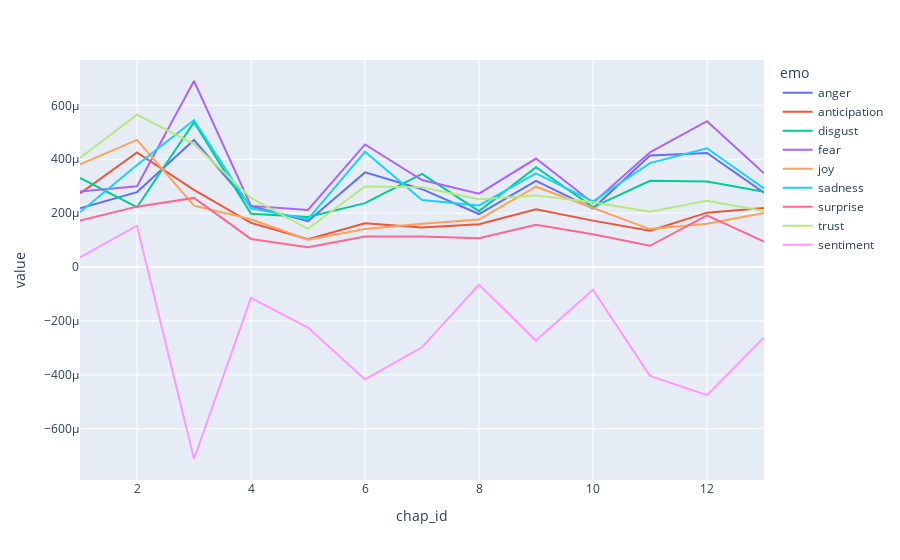

Notebook code for this chart:
### Code cell
px.line(MYSTERIOUS_chaps_thin, x='chap_id', y='value', color='emo')

### Figure 1 — Plotly figure (JSON) as saved in the notebook; plotly's stock layout.template omitted (floating-point values rounded to 4 significant figures)
{"data": [{"hovertemplate": "emo=anger<br>chap_id=%{x}<br>value=%{y}<extra></extra>", "legendgroup": "anger", "line": {"color": "#636efa", "dash": "solid"}, "marker": {"symbol": "circle"}, "mode": "lines", "name": "anger", "orientation": "v", "showlegend": true, "type": "scatter", "x": [1, 2, 3, 4, 5, 6, 7, 8, 9, 10, 11, 12, 13], "xaxis": "x", "y": [0.0002184, 0.0002781, 0.0004715, 0.0002262, 0.0001703, 0.0003512, 0.0002889, 0.0001968, 0.0003197, 0.0002169, 0.0004141, 0.0004236, 0.0002758], "yaxis": "y"}, {"hovertemplate": "emo=anticipation<br>chap_id=%{x}<br>value=%{y}<extra></extra>", "legendgroup": "anticipation", "line": {"color": "#EF553B", "dash": "solid"}, "marker": {"symbol": "circle"}, "mode": "lines", "name": "anticipation", "orientation": "v", "showlegend": true, "type": "scatter", "x": [1, 2, 3, 4, 5, 6, 7, 8, 9, 10, 11, 12, 13], "xaxis": "x", "y": [0.0002727, 0.0004253, 0.0002863, 0.0001638, 0.0001031, 0.0001626, 0.0001471, 0.0001589, 0.0002146, 0.0001723, 0.0001345, 0.0002018, 0.0002192], "yaxis": "y"}, {"hovertemplate": "emo=disgust<br>chap_id=%{x}<br>value=%{y}<extra></extra>", "legendgroup": "disgust", "line": {"color": "#00cc96", "dash": "solid"}, "marker": {"symbol": "circle"}, "mode": "lines", "name": "disgust", "orientation": "v", "showlegend": true, "type": "scatter", "x": [1, 2, 3, 4, 5, 6, 7, 8, 9, 10, 11, 12, 13], "xaxis": "x", "y": [0.0003311, 0.0002221, 0.0005375, 0.0001978, 0.0001861, 0.0002372, 0.0003454, 0.0002074, 0.0003706, 0.0002227, 0.0003201, 0.000317, 0.000279], "yaxis": "y"}, {"hovertemplate": "emo=fear<br>chap_id=%{x}<br>value=%{y}<extra></extra>", "legendgroup": "fear", "line": {"color": "#ab63fa", "dash": "solid"}, "marker": {"symbol": "circle"}, "mode": "lines", "name": "fear", "orientation": "v", "showlegend": true, "type": "scatter", "x": [1, 2, 3, 4, 5, 6, 7, 8, 9, 10, 11, 12, 13], "xaxis": "x", "y": [0.00028, 0.0002996, 0.0006903, 0.0002269, 0.0002116, 0.0004549, 0.0003228, 0.0002723, 0.0004025, 0.0002374, 0.0004257, 0.0005412, 0.0003479], "yaxis": "y"}, {"hovertemplate": "emo=joy<br>chap_id=%{x}<br>value=%{y}<extra></extra>", "legendgroup": "joy", "line": {"color": "#FFA15A", "dash": "solid"}, "marker": {"symbol": "circle"}, "mode": "lines", "name": "joy", "orientation": "v", "showlegend": true, "type": "scatter", "x": [1, 2, 3, 4, 5, 6, 7, 8, 9, 10, 11, 12, 13], "xaxis": "x", "y": [0.0003813, 0.0004718, 0.0002278, 0.0001775, 0.0001011, 0.0001408, 0.0001602, 0.0001762, 0.0002982, 0.0002185, 0.0001408, 0.0001604, 0.0002003], "yaxis": "y"}, {"hovertemplate": "emo=sadness<br>chap_id=%{x}<br>value=%{y}<extra></extra>", "legendgroup": "sadness", "line": {"color": "#19d3f3", "dash": "solid"}, "marker": {"symbol": "circle"}, "mode": "lines", "name": "sadness", "orientation": "v", "showlegend": true, "type": "scatter", "x": [1, 2, 3, 4, 5, 6, 7, 8, 9, 10, 11, 12, 13], "xaxis": "x", "y": [0.0002034, 0.0003786, 0.0005448, 0.000218, 0.0001775, 0.0004279, 0.0002483, 0.0002284, 0.0003477, 0.0002439, 0.0003856, 0.0004408, 0.000292], "yaxis": "y"}, {"hovertemplate": "emo=surprise<br>chap_id=%{x}<br>value=%{y}<extra></extra>", "legendgroup": "surprise", "line": {"color": "#FF6692", "dash": "solid"}, "marker": {"symbol": "circle"}, "mode": "lines", "name": "surprise", "orientation": "v", "showlegend": true, "type": "scatter", "x": [1, 2, 3, 4, 5, 6, 7, 8, 9, 10, 11, 12, 13], "xaxis": "x", "y": [0.0001731, 0.0002241, 0.0002566, 0.0001043, 7.312e-05, 0.000113, 0.0001131, 0.0001072, 0.0001566, 0.0001215, 7.881e-05, 0.0001915, 9.402e-05], "yaxis": "y"}, {"hovertemplate": "emo=trust<br>chap_id=%{x}<br>value=%{y}<extra></extra>", "legendgroup": "trust", "line": {"color": "#B6E880", "dash": "solid"}, "marker": {"symbol": "circle"}, "mode": "lines", "name": "trust", "orientation": "v", "showlegend": true, "type": "scatter", "x": [1, 2, 3, 4, 5, 6, 7, 8, 9, 10, 11, 12, 13], "xaxis": "x", "y": [0.0004049, 0.0005652, 0.0004562, 0.0002561, 0.0001417, 0.0002989, 0.0002962, 0.0002518, 0.0002659, 0.0002407, 0.0002049, 0.0002464, 0.0002083], "yaxis": "y"}, {"hovertemplate": "emo=sentiment<br>chap_id=%{x}<br>value=%{y}<extra></extra>", "legendgroup": "sentiment", "line": {"color": "#FF97FF", "dash": "solid"}, "marker": {"symbol": "circle"}, "mode": "lines", "name": "sentiment", "orientation": "v", "showlegend": true, "type": "scatter", "x": [1, 2, 3, 4, 5, 6, 7, 8, 9, 10, 11, 12, 13], "xaxis": "x", "y": [3.552e-05, 0.0001532, -0.0007122, -0.0001144, -0.0002246, -0.0004171, -0.0002978, -6.585e-05, -0.0002727, -8.466e-05, -0.0004036, -0.0004752, -0.0002611], "yaxis": "y"}], "layout": {"autosize": true, "legend": {"title": {"text": "emo"}, "tracegroupgap": 0}, "margin": {"t": 60}, "xaxis": {"anchor": "y", "autorange": true, "domain": [0, 1], "range": [1, 13], "title": {"text": "chap_id"}, "type": "linear"}, "yaxis": {"anchor": "x", "autorange": true, "domain": [0, 1], "range": [-0.0007901, 0.0007682], "title": {"text": "value"}, "type": "linear"}}}
